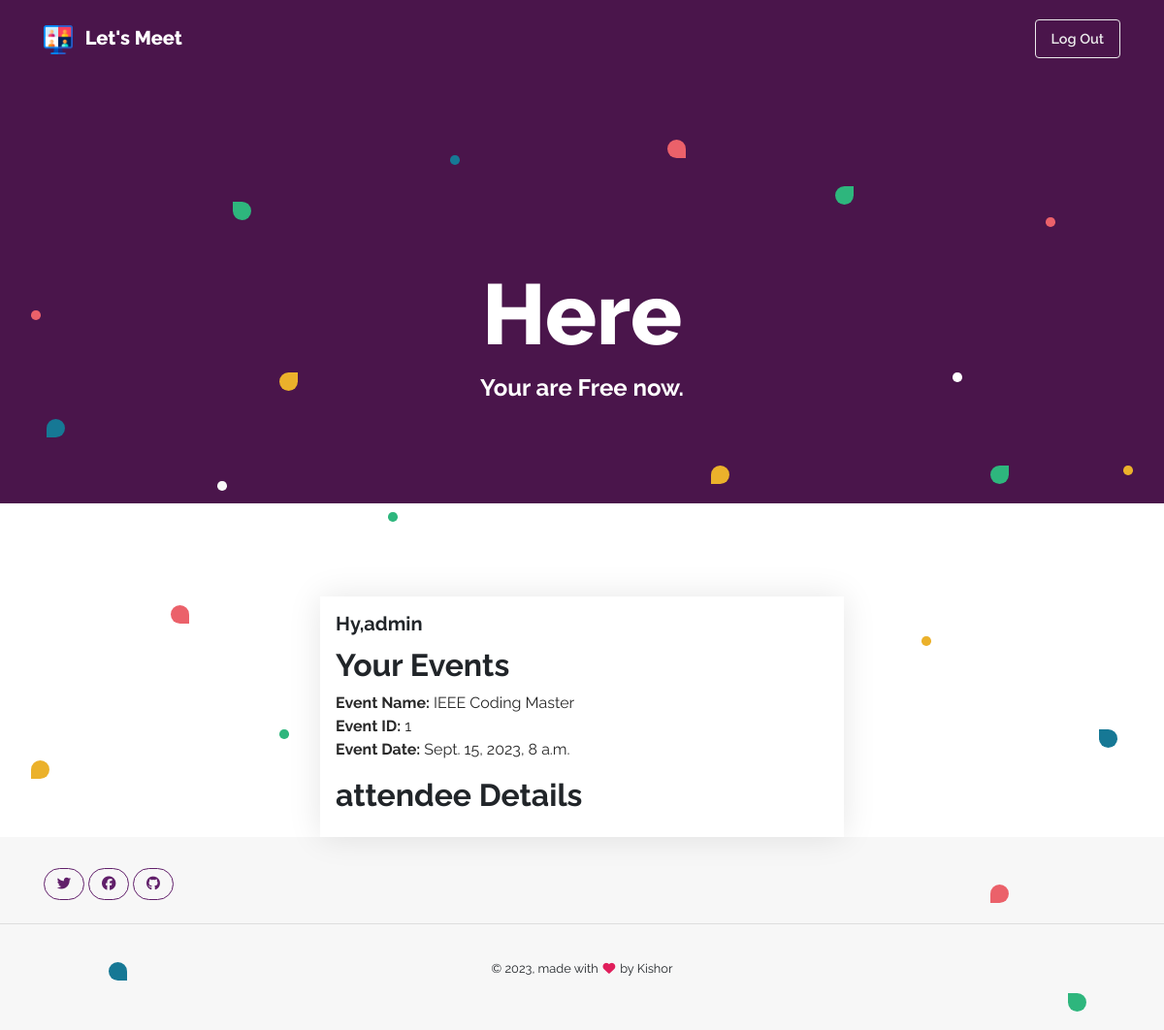
Page /home/homenxt/group/dashboard01 (signed in) on the committed database.
### meetApp/models.py (models this page shows)
class Event(models.Model):
    name = models.CharField(max_length=255)
    description = models.TextField()
    start_date = models.DateTimeField()
    end_date = models.DateTimeField()
    location = models.CharField(max_length=255)

### meetApp/views.py (the view)
# urls.py: path('home/homenxt/group/dashboard01', views.Dashboard01, name="dashboard01"),
def Dashboard01(request):
    events = Event.objects.all()
    group = Group.objects.all()
    return render(request, 'dashboard.html', {'events': events, 'group': group})

### templates/dashboard.html (shortened to what this page needs)
{% load static %}
<!DOCTYPE html>
<html lang="en">
<head>
    <link rel="stylesheet" href="{% static 'vendor/bootstrap/bootstrap.min.css' %}">
    <link rel="stylesheet" href="{% static 'css/lazy.css' %}">
    <link rel="stylesheet" href="{% static 'css/demo.css' %}">
    <link href="{% static 'fontawesomefree/css/all.min.css' %}" rel="stylesheet" type="text/css">
  </head>
  <body class="index">
      <nav class="navbar navbar-expand-lg navbar-dark bg-primary">
      <div class="container">
        <a class="navbar-brand" href="./"><img src="{% static 'img\videoconference.png' %}" alt="Example Navbar 1" class="mr-2" height="30"> Let's Meet</a>
          <ul class="navbar-nav ml-auto">
            <li class="nav-item">
              <a class="btn btn-outline-light" href="index">
                Log Out
              </a>
            </li>
          </ul>
        </div>
    </nav>
	<div class="page-hero bg-primary text-white" id="banner">
		<div class="bubbles d-none d-md-block">
      <div class="bubble bubble-1 rotate-bubble bg-warning"></div>
      <div class="bubble bubble-2 bubble-bottom-right bg-danger rotate-bubble"></div>
      <div class="bubble bubble-3 bubble-top-right bg-warning rotate-bubble"></div>
      <div class="bubble bubble-4 bubble-top-left bg-info rotate-bubble"></div>
      <div class="bubble bubble-5 bg-info rotate-bubble"></div>
      <div class="bubble bubble-6 bubble-bottom-right bg-danger rotate-bubble"></div>
      <div class="bubble bubble-7 bubble-top-right bg-success rotate-bubble"></div>
      <div class="bubble bubble-8 bubble-top-left bg-success rotate-bubble"></div>
      <div class="bubble bubble-9 bg-warning rotate-bubble"></div>
      <div class="bubble bubble-10 bg-danger rotate-bubble"></div>
      <div class="bubble bubble-11 bubble-bottom-right bg-info rotate-bubble"></div>
      <div class="bubble bubble-12 bubble-top-right bg-success rotate-bubble"></div>
      <div class="bubble bubble-13 bubble-top-left bg-success rotate-bubble"></div>
      <div class="circle circle-1 bg-light rotate-circle"></div>
      <div class="circle circle-2 bg-success rotate-circle"></div>
      <div class="circle circle-3 bg-danger rotate-circle"></div>
      <div class="circle circle-4 bg-info rotate-circle"></div>
      <div class="circle circle-5 bg-success rotate-circle"></div>
      <div class="circle circle-7 bg-warning rotate-circle"></div>
      <div class="circle circle-8 bg-white rotate-circle"></div>
      <div class="circle circle-9 bg-warning rotate-circle"></div>
      <div class="circle circle-10 bg-danger rotate-circle"></div>
		</div>
  	<div class="container">
      <div class="row">
        <div class="col-12 col-lg-8  offset-lg-2 text-center">
	          <div class="title">
	            <h4 class="display-2 text-white">Here</h4>
	            <h4 class="text-white">Your are Free now.</h4>
	          </div>
        </div>
      </div>
    </div>
	</div>
  </head>
<br>
<br>
<div class="container mt-5">
    <div class="row">
        <div class="col-md-6 offset-md-3">
            <div class="card">
                <div class="card-body">
                    <h5 class="card-title">Hy,{{ user.username }}</h5>
                    <h2>Your Events</h2>
                      {% for event in events %}
                        <p>
                          <strong>Event Name:</strong> {{ event.name }} <br>
                          <strong>Event ID:</strong> {{ event.id }} <br>
                          <strong>Event Date:</strong> {{ event.start_date }} <br>
                        </p>
                      {% endfor %}
                    <h2>attendee Details </h2>
                </div>
            </div>
        </div>
    </div>
</div>
<footer class="footer-1 bg-light text-dark">
  <div class="container">
    <div class="social mt-4 mt-md-0">
      <a class="twitter btn btn-outline-primary btn-icon" href="#" target="_blank">
        <i class="fab fa-twitter"></i>
      </a>
      <a class="facebook btn btn-outline-primary btn-icon" href="#" target="_blank">
        <i class="fab fa-facebook"></i>
      </a>
      <a class="github btn btn-outline-primary btn-icon" href="#" target="_blank">
        <i class="fab fa-github"></i>
      </a>
    </div>
  </div>
  <div class="copyright text-center">
    <hr />
    <p class="small">&copy; 2023, made with <span class="text-danger"><i class="fas fa-heart"></i></span> by Kishor</p>
  </div>
  </footer>
    </body>
  </html>

### static/css/lazy.css (style rules this page uses)
.bg-primary { background-color:#4A154B !important }
.bg-success { background-color:#2EB67D !important }
.bg-info { background-color:#167895 !important }
.bg-warning { background-color:#EBB12B !important }
.bg-danger { background-color:#EB616A !important }
.bg-light { background-color:#F7F7F7 !important }
.bg-white { background-color:#fff !important }
.btn,.navbar .navbar-nav>a.btn { font-weight:600;font-size:.9rem;border-radius:.25rem;padding:.5rem 1rem;-webkit-transition:all 150ms linear;-moz-transition:all 150ms linear;-o-transition:all 150ms linear;-ms-transition:all 150ms linear;transition:all 150ms linear }
.btn.btn-icon,.navbar .navbar-nav>a.btn.btn-icon { padding:.5rem .8rem;border-radius:4rem }
.btn-outline-primary { border:1px solid #611F6A;color:#611F6A }
.btn-outline-light { border:1px solid #EBEAEB;color:#EBEAEB }
body { font-weight:400;font-family:"Raleway",sans-serif;color:#282828 }
h1,h2,h3,h4,h5,h6 { font-weight:700;color:#212529 }
.display-1,.display-2,.display-3,.display-4,.display-5,.display-6 { font-weight:800 }
.text-danger { color:#E01E5B !important }
.text-white { color:#fff !important }
.text-dark { color:#212529 !important }
.navbar { padding:1.2rem 1rem }
.navbar .navbar-brand { font-weight:800 }
.card { border-radius:0;border:none;box-shadow:0 0 2rem rgba(0,0,0,0.1);transition:transform 800ms cubic-bezier(0.165, 0.84, 0.44, 1) }
.card .card-body { padding:1rem }
.circle { width:.6rem;height:.6rem;border-radius:50%;background-color:#611F6A }
.bubble,.bubble.bubble-bottom-right,.bubble.bubble-bottom-left,.bubble.bubble-top-right,.bubble.bubble-top-left { width:1.2rem;height:1.2rem;background-color:#611F6A }
.bubble,.bubble.bubble-bottom-left { border-radius:50% 50% 50% 0% }
.bubble.bubble-bottom-right { border-radius:50% 50% 0% 50% }
.bubble.bubble-top-right { border-radius:50% 0% 50% 50% }
.bubble.bubble-top-left { border-radius:0% 50% 50% 50% }
.rotate-circle { position:absolute;animation:rotate 5s linear infinite }
.rotate-bubble { position:absolute;animation:rotate 10s linear infinite }
.footer-1 { padding:2rem 0rem 1rem }
.footer-1 .copyright { padding-top:.5rem }
.footer-1 .copyright p { padding:.5rem }
.footer-1 .copyright p i { margin:1rem .1rem }

### static/css/demo.css (style rules this page uses)
.index .bubbles { position:relative;width:100% }
.index .bubbles .bubble-1 { top:32rem;left:2rem }
.index .bubbles .bubble-2 { top:22rem;left:11rem }
.index .bubbles .bubble-3 { top:7rem;left:18rem }
.index .bubbles .bubble-4 { top:30rem;right:3rem }
.index .bubbles .bubble-5 { top:10rem;left:3rem }
.index .bubbles .bubble-6 { top:-8rem;left:43rem }
.index .bubbles .bubble-7 { top:-5rem;right:20rem }
.index .bubbles .bubble-8 { top:47rem;right:5rem }
.index .bubbles .bubble-9 { top:13rem;right:28rem }
.index .bubbles .bubble-10 { top:40rem;right:10rem }
.index .bubbles .bubble-11 { top:45rem;left:7rem }
.index .bubbles .bubble-12 { top:13rem;right:10rem }
.index .bubbles .bubble-13 { top:-4rem;left:15rem }
.index .bubbles .circle-1 { top:14rem;left:14rem }
.index .bubbles .circle-2 { top:16rem;left:25rem }
.index .bubbles .circle-3 { top:3rem;left:2rem }
.index .bubbles .circle-4 { top:-7rem;left:29rem }
.index .bubbles .circle-5 { top:30rem;left:18rem }
.index .bubbles .circle-7 { top:13rem;right:2rem }
.index .bubbles .circle-8 { top:7rem;right:13rem }
.index .bubbles .circle-9 { top:24rem;right:15rem }
.index .bubbles .circle-10 { top:-3rem;right:7rem }
.index .page-hero { padding:3rem 1rem }
@media screen and (min-width: 768px) { .index .page-hero { padding:12rem 0rem 6rem } }

### rows in the picture
Event: name "IEEE Coding Master", id "1", start_date "Sept. 15, 2023, 8 a.m."

### other values in the picture
{{ user.username }} "admin"
